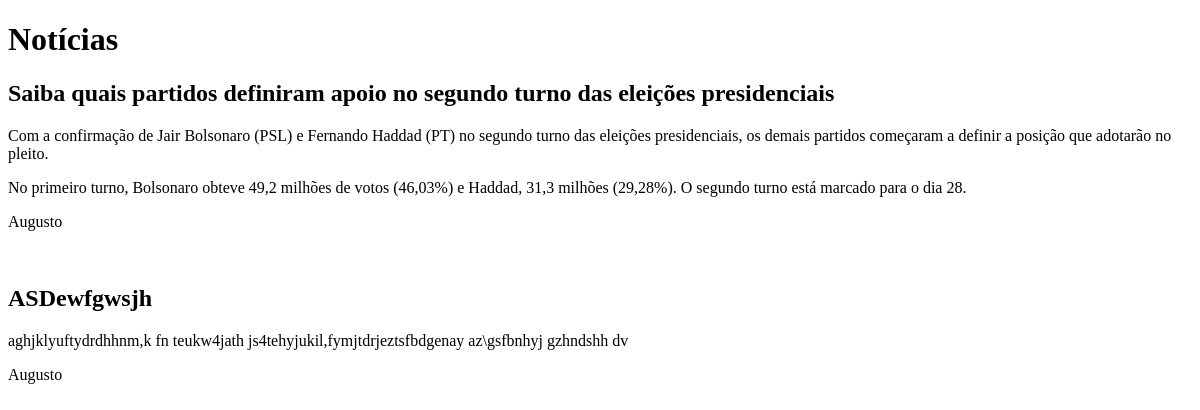
Before: / with the older database file.
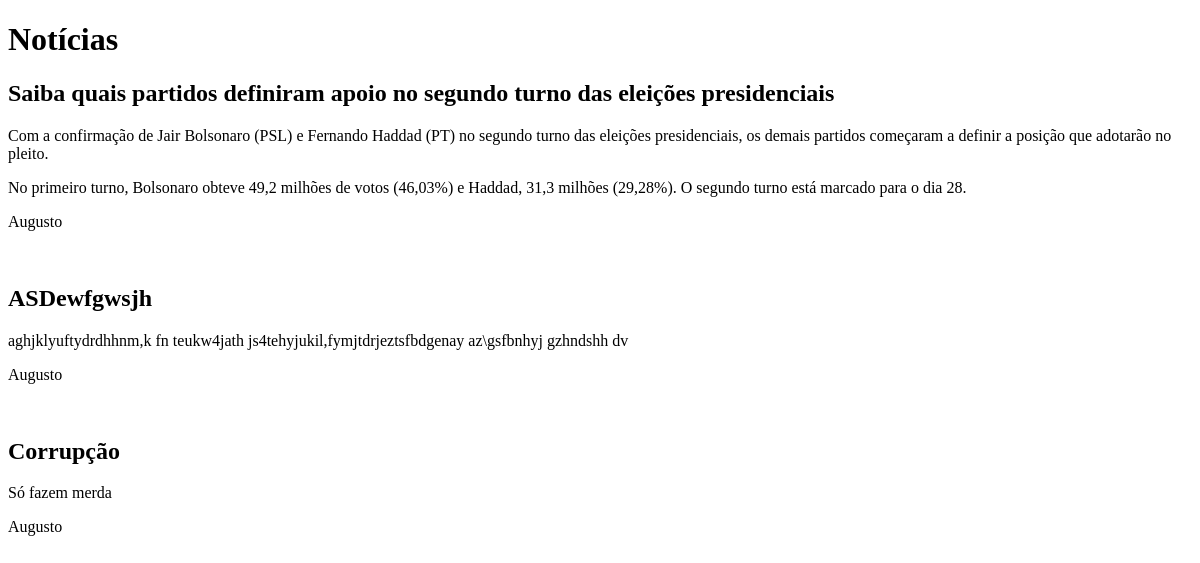
After: the same page with the newer database file.
### app_noticias/models.py (models this page shows, shortened)
class Noticia(models.Model):
    class Meta:
        verbose_name = 'Notícia'
        verbose_name_plural = 'Notícias'
    titulo = models.CharField('Título', max_length=128)
    conteudo = models.TextField('Conteúdo')
    autor = models.ForeignKey(Pessoa, on_delete=models.CASCADE)
    tags = models.ManyToManyField(Tag)
    categoria = models.ForeignKey(Categoria, on_delete=models.CASCADE)
    data_de_publicacao = models.DateTimeField('Data de publicação', blank=True, null=True)

class Pessoa(models.Model):
    usuario = models.OneToOneField(User, on_delete=models.CASCADE, verbose_name='Usuário')
    nome = models.CharField('Nome', max_length=128)
    data_de_nascimento = models.DateField('Data de nascimento', blank=True, null=True)
    telefone_celular = models.CharField('Telefone celular', max_length=15, help_text='Número de telefone celualr no formato (99) 99999-9999', null=True, blank=True)
    telefone_fixo = models.CharField('Telefone fixo1', max_length=14, help_text='Número de telefone fixo no formato (99) 9999-9999', null=True, blank=True)
    email = models.EmailField('E-mail', null=True, blank=True)
    def __str__(self):
        return self.nome

### app_noticias/views.py (the view)
# urls.py: path('', views.HomePageView, name='home'),
def HomePageView(request):
    noticias = Noticia.objects.all()
    return render(request, 'app_noticias/home.html', {'noticias': noticias})

### app_noticias/templates/app_noticias/home.html (shortened to what this page needs)
<!DOCTYPE html>
<html>
<head>
</head>
<body>
    <h1>Notícias</h1>
    {% for noticia in noticias %}
    <div>
        <h2>{{ noticia.titulo }}</h2>
        <p>{{ noticia.conteudo | linebreaks }}</p>
        <p>{{ noticia.autor }}</p>
        <br>
    </div>
    {% endfor %}
</body>
</html>

Changed rows visible on the page:
added Noticia: titulo "Corrupção", conteudo "Só fazem merda", autor "Augusto"
